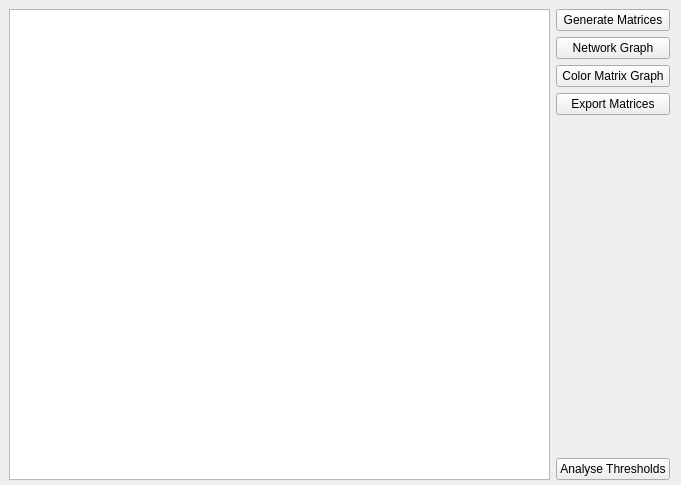
<?xml version="1.0" encoding="UTF-8"?>
<ui version="4.0">
 <class>Matrices</class>
 <widget class="QWidget" name="Matrices">
  <property name="geometry">
   <rect>
    <x>0</x>
    <y>0</y>
    <width>681</width>
    <height>485</height>
   </rect>
  </property>
  <property name="windowTitle">
   <string>Matrices and Threshold Analysis</string>
  </property>
  <widget class="QWidget" name="horizontalLayoutWidget">
   <property name="geometry">
    <rect>
     <x>9</x>
     <y>9</y>
     <width>661</width>
     <height>471</height>
    </rect>
   </property>
   <layout class="QHBoxLayout" name="horizontalLayout">
    <item>
     <widget class="QTableView" name="matrix_tableview"/>
    </item>
    <item>
     <layout class="QVBoxLayout">
      <property name="leftMargin">
       <number>0</number>
      </property>
      <item>
       <widget class="QPushButton" name="pushButton">
        <property name="text">
         <string>Generate Matrices</string>
        </property>
       </widget>
      </item>
      <item>
       <widget class="QPushButton" name="pushButton_4">
        <property name="text">
         <string>Network Graph</string>
        </property>
       </widget>
      </item>
      <item>
       <widget class="QPushButton" name="pushButton_3">
        <property name="text">
         <string>Color Matrix Graph</string>
        </property>
       </widget>
      </item>
      <item>
       <widget class="QPushButton" name="pushButton_2">
        <property name="text">
         <string>Export Matrices</string>
        </property>
       </widget>
      </item>
      <item>
       <spacer name="verticalSpacer">
        <property name="orientation">
         <enum>Qt::Vertical</enum>
        </property>
        <property name="sizeHint" stdset="0">
         <size>
          <width>20</width>
          <height>40</height>
         </size>
        </property>
       </spacer>
      </item>
      <item>
       <widget class="QPushButton" name="pushButton_5">
        <property name="text">
         <string>Analyse Thresholds</string>
        </property>
       </widget>
      </item>
     </layout>
    </item>
   </layout>
  </widget>
 </widget>
 <resources/>
 <connections/>
</ui>
